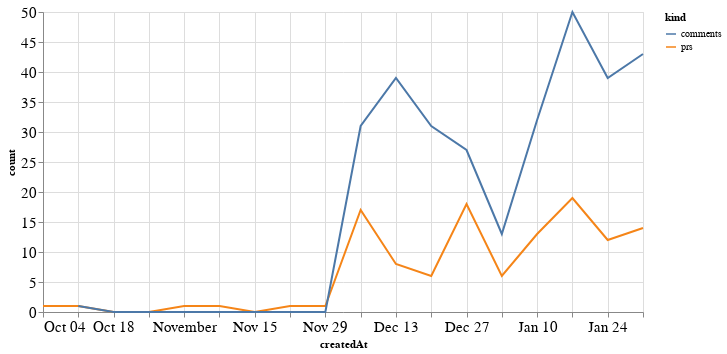

The cell this chart's notebook holds for it:
### Code cell
alt.Chart(total_time, width=600).mark_line().encode(
    x='createdAt',
    y='count',
    color='kind'
)

### Figure 1 — Vega-Lite specification as saved in the notebook (floating-point values rounded to 4 significant figures)
{"config": {"axisLeft": {"labelFontSize": 15}, "axisBottom": {"labelFontSize": 15}}, "data": {"name": "data-7e553bf7b3f05ed2c9560b73d20403dc"}, "mark": "line", "encoding": {"color": {"type": "nominal", "field": "kind"}, "x": {"type": "temporal", "field": "createdAt"}, "y": {"type": "quantitative", "field": "count"}}, "width": 600, "$schema": "https://vega.github.io/schema/vega-lite/v4.8.1.json", "datasets": {"data-7e553bf7b3f05ed2c9560b73d20403dc": [{"createdAt": "2020-10-04T00:00:00", "kind": "prs", "count": 1.0}, {"createdAt": "2020-10-11T00:00:00", "kind": "prs", "count": 1.0}, {"createdAt": "2020-10-18T00:00:00", "kind": "prs", "count": 0.0}, {"createdAt": "2020-10-25T00:00:00", "kind": "prs", "count": 0.0}, {"createdAt": "2020-11-01T00:00:00", "kind": "prs", "count": 1.0}, {"createdAt": "2020-11-08T00:00:00", "kind": "prs", "count": 1.0}, {"createdAt": "2020-11-15T00:00:00", "kind": "prs", "count": 0.0}, {"createdAt": "2020-11-22T00:00:00", "kind": "prs", "count": 1.0}, {"createdAt": "2020-11-29T00:00:00", "kind": "prs", "count": 1.0}, {"createdAt": "2020-12-06T00:00:00", "kind": "prs", "count": 17.0}, {"createdAt": "2020-12-13T00:00:00", "kind": "prs", "count": 8.0}, {"createdAt": "2020-12-20T00:00:00", "kind": "prs", "count": 6.0}, {"createdAt": "2020-12-27T00:00:00", "kind": "prs", "count": 18.0}, {"createdAt": "2021-01-03T00:00:00", "kind": "prs", "count": 6.0}, {"createdAt": "2021-01-10T00:00:00", "kind": "prs", "count": 13.0}, {"createdAt": "2021-01-17T00:00:00", "kind": "prs", "count": 19.0}, {"createdAt": "2021-01-24T00:00:00", "kind": "prs", "count": 12.0}, {"createdAt": "2021-01-31T00:00:00", "kind": "prs", "count": 14.0}, {"createdAt": "2020-10-04T00:00:00", "kind": "comments", "count": null}, {"createdAt": "2020-10-11T00:00:00", "kind": "comments", "count": 1.0}, {"createdAt": "2020-10-18T00:00:00", "kind": "comments", "count": 0.0}, {"createdAt": "2020-10-25T00:00:00", "kind": "comments", "count": 0.0}, {"createdAt": "2020-11-01T00:00:00", "kind": "comments", "count": 0.0}, {"createdAt": "2020-11-08T00:00:00", "kind": "comments", "count": 0.0}, {"createdAt": "2020-11-15T00:00:00", "kind": "comments", "count": 0.0}, {"createdAt": "2020-11-22T00:00:00", "kind": "comments", "count": 0.0}, {"createdAt": "2020-11-29T00:00:00", "kind": "comments", "count": 0.0}, {"createdAt": "2020-12-06T00:00:00", "kind": "comments", "count": 31.0}, {"createdAt": "2020-12-13T00:00:00", "kind": "comments", "count": 39.0}, {"createdAt": "2020-12-20T00:00:00", "kind": "comments", "count": 31.0}, {"createdAt": "2020-12-27T00:00:00", "kind": "comments", "count": 27.0}, {"createdAt": "2021-01-03T00:00:00", "kind": "comments", "count": 13.0}, {"createdAt": "2021-01-10T00:00:00", "kind": "comments", "count": 32.0}, {"createdAt": "2021-01-17T00:00:00", "kind": "comments", "count": 50.0}, {"createdAt": "2021-01-24T00:00:00", "kind": "comments", "count": 39.0}, {"createdAt": "2021-01-31T00:00:00", "kind": "comments", "count": 43.0}]}}
